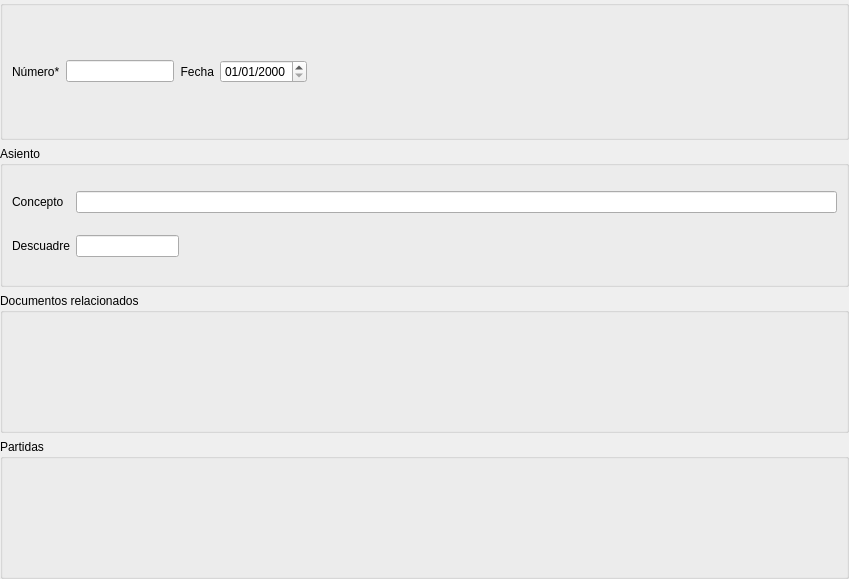
<?xml version="1.0" encoding="UTF-8"?>
<ui version="4.0">
 <class>Form</class>
 <widget class="QWidget" name="Form">
  <property name="geometry">
   <rect>
    <x>0</x>
    <y>0</y>
    <width>849</width>
    <height>579</height>
   </rect>
  </property>
  <property name="windowTitle">
   <string>Form</string>
  </property>
  <layout class="QVBoxLayout" name="verticalLayout">
   <property name="leftMargin">
    <number>0</number>
   </property>
   <property name="topMargin">
    <number>0</number>
   </property>
   <property name="rightMargin">
    <number>0</number>
   </property>
   <property name="bottomMargin">
    <number>0</number>
   </property>
   <item>
    <widget class="QGroupBox" name="groupBox">
     <property name="title">
      <string/>
     </property>
     <layout class="QHBoxLayout" name="horizontalLayout">
      <item>
       <widget class="QLabel" name="label">
        <property name="maximumSize">
         <size>
          <width>75</width>
          <height>16777215</height>
         </size>
        </property>
        <property name="text">
         <string>Número*</string>
        </property>
        <property name="buddy">
         <cstring>db_numero</cstring>
        </property>
       </widget>
      </item>
      <item>
       <widget class="DBNumberEdit" name="db_numero">
        <property name="sizePolicy">
         <sizepolicy hsizetype="Maximum" vsizetype="Fixed">
          <horstretch>0</horstretch>
          <verstretch>0</verstretch>
         </sizepolicy>
        </property>
        <property name="fieldName">
         <string>numero</string>
        </property>
        <property name="dataEditable">
         <bool>true</bool>
        </property>
       </widget>
      </item>
      <item>
       <widget class="QLabel" name="label_2">
        <property name="text">
         <string>Fecha</string>
        </property>
        <property name="alignment">
         <set>Qt::AlignRight|Qt::AlignTrailing|Qt::AlignVCenter</set>
        </property>
        <property name="buddy">
         <cstring>db_fecha</cstring>
        </property>
       </widget>
      </item>
      <item>
       <widget class="DBDateTimeEdit" name="db_fecha">
        <property name="displayFormat">
         <string>dd/MM/yyyy</string>
        </property>
        <property name="fieldName">
         <string>fecha</string>
        </property>
        <property name="dataEditable">
         <bool>true</bool>
        </property>
       </widget>
      </item>
      <item>
       <spacer name="horizontalSpacer_2">
        <property name="orientation">
         <enum>Qt::Horizontal</enum>
        </property>
        <property name="sizeHint" stdset="0">
         <size>
          <width>40</width>
          <height>20</height>
         </size>
        </property>
       </spacer>
      </item>
     </layout>
    </widget>
   </item>
   <item>
    <widget class="QGroupBox" name="groupBox_2">
     <property name="title">
      <string>Asiento</string>
     </property>
     <layout class="QGridLayout" name="gridLayout">
      <item row="0" column="0">
       <widget class="QLabel" name="label_4">
        <property name="text">
         <string>Concepto</string>
        </property>
        <property name="buddy">
         <cstring>db_concepto</cstring>
        </property>
       </widget>
      </item>
      <item row="1" column="0">
       <widget class="QLabel" name="label_3">
        <property name="maximumSize">
         <size>
          <width>100</width>
          <height>16777215</height>
         </size>
        </property>
        <property name="text">
         <string>Descuadre</string>
        </property>
        <property name="buddy">
         <cstring>db_descuadre</cstring>
        </property>
       </widget>
      </item>
      <item row="1" column="1">
       <widget class="DBNumberEdit" name="db_descuadre">
        <property name="sizePolicy">
         <sizepolicy hsizetype="Maximum" vsizetype="Fixed">
          <horstretch>0</horstretch>
          <verstretch>0</verstretch>
         </sizepolicy>
        </property>
        <property name="fieldName">
         <string>descuadre</string>
        </property>
       </widget>
      </item>
      <item row="1" column="2">
       <widget class="QLabel" name="label_5">
        <property name="text">
         <string/>
        </property>
       </widget>
      </item>
      <item row="1" column="3">
       <spacer name="horizontalSpacer">
        <property name="orientation">
         <enum>Qt::Horizontal</enum>
        </property>
        <property name="sizeHint" stdset="0">
         <size>
          <width>644</width>
          <height>20</height>
         </size>
        </property>
       </spacer>
      </item>
      <item row="0" column="1" colspan="3">
       <widget class="DBLineEdit" name="db_concepto">
        <property name="fieldName">
         <string>concepto</string>
        </property>
        <property name="dataEditable">
         <bool>true</bool>
        </property>
       </widget>
      </item>
     </layout>
    </widget>
   </item>
   <item>
    <widget class="QGroupBox" name="groupBox_4">
     <property name="title">
      <string>Documentos relacionados</string>
     </property>
     <layout class="QHBoxLayout" name="horizontalLayout_2">
      <item>
       <widget class="DBLabel" name="db_documento_facturasprov">
        <property name="sizePolicy">
         <sizepolicy hsizetype="Maximum" vsizetype="Preferred">
          <horstretch>0</horstretch>
          <verstretch>0</verstretch>
         </sizepolicy>
        </property>
        <property name="fieldName">
         <string>facturasprov.brother.codfactura</string>
        </property>
        <property name="link">
         <bool>true</bool>
        </property>        
       </widget>
      </item>
      <item>
       <widget class="DBLabel" name="db_documento_facturascli">
        <property name="sizePolicy">
         <sizepolicy hsizetype="Maximum" vsizetype="Preferred">
          <horstretch>0</horstretch>
          <verstretch>0</verstretch>
         </sizepolicy>
        </property>
        <property name="fieldName">
         <string>facturascli.brother.codfactura</string>
        </property>
        <property name="link">
         <bool>true</bool>
        </property>
       </widget>
      </item>
      <item>
       <widget class="DBLabel" name="db_documento_vendi">
        <property name="sizePolicy">
         <sizepolicy hsizetype="Maximum" vsizetype="Preferred">
          <horstretch>0</horstretch>
          <verstretch>0</verstretch>
         </sizepolicy>
        </property>
        <property name="fieldName">
         <string>alepherp_vendi_empenio.brother.codigo_vendi</string>
        </property>
        <property name="link">
         <bool>true</bool>
        </property>
       </widget>
      </item>    
      <item>
       <widget class="DBLabel" name="db_documento_cobrosdevoluciones">
        <property name="sizePolicy">
         <sizepolicy hsizetype="Maximum" vsizetype="Preferred">
          <horstretch>0</horstretch>
          <verstretch>0</verstretch>
         </sizepolicy>
        </property>
        <property name="fieldName">
         <string>cobrosdevoluciones.brother.efectoscobro.father.codigo</string>
        </property>
        <property name="link">
         <bool>true</bool>
        </property>
       </widget>
      </item>      
      <item>
       <widget class="DBLabel" name="db_documento_pagosdevoluciones">
        <property name="sizePolicy">
         <sizepolicy hsizetype="Maximum" vsizetype="Preferred">
          <horstretch>0</horstretch>
          <verstretch>0</verstretch>
         </sizepolicy>
        </property>
        <property name="fieldName">
         <string>pagosdevoluciones.brother.efectospago.father.codigo</string>
        </property>
        <property name="link">
         <bool>true</bool>
        </property>
       </widget>
      </item>      
      
      <item>
       <spacer name="horizontalSpacer_3">
        <property name="orientation">
         <enum>Qt::Horizontal</enum>
        </property>
        <property name="sizeHint" stdset="0">
         <size>
          <width>40</width>
          <height>20</height>
         </size>
        </property>
       </spacer>
      </item>
     </layout>
    </widget>
   </item>
   <item>
    <widget class="QGroupBox" name="groupBox_3">
     <property name="title">
      <string>Partidas</string>
     </property>
     <layout class="QVBoxLayout" name="verticalLayout_2">
      <item>
       <widget class="DBDetailView" name="dbDetailView">
        <property name="focusPolicy">
         <enum>Qt::StrongFocus</enum>
        </property>
        <property name="relationName">
         <string>co_partidas</string>
        </property>
        <property name="dataEditable">
         <bool>true</bool>
        </property>
        <property name="inlineEdit">
         <bool>true</bool>
        </property>
        <property name="allowedEdit">
         <bool>true</bool>
        </property>
        <property name="atRowsEndNewRow">
         <bool>true</bool>
        </property>
        <property name="visibleColumns">
         <string>idsubcuenta;concepto;debe;haber</string>
        </property>
       </widget>
      </item>
     </layout>
    </widget>
   </item>
  </layout>
 </widget>
 <customwidgets>
  <customwidget>
   <class>DBDateTimeEdit</class>
   <extends>QDateTimeEdit</extends>
   <header>widgets/dbdatetimeedit.h</header>
  </customwidget>
  <customwidget>
   <class>DBDetailView</class>
   <extends>QWidget</extends>
   <header>widgets/dbdetailview.h</header>
  </customwidget>
  <customwidget>
   <class>DBLabel</class>
   <extends>QLabel</extends>
   <header>widgets/dblabel.h</header>
  </customwidget>
  <customwidget>
   <class>DBLineEdit</class>
   <extends>QLineEdit</extends>
   <header>widgets/dblineedit.h</header>
  </customwidget>
  <customwidget>
   <class>DBNumberEdit</class>
   <extends>QLineEdit</extends>
   <header>widgets/dbnumberedit.h</header>
  </customwidget>
 </customwidgets>
 <tabstops>
  <tabstop>db_numero</tabstop>
  <tabstop>db_fecha</tabstop>
  <tabstop>db_concepto</tabstop>
  <tabstop>db_descuadre</tabstop>
  <tabstop>dbDetailView</tabstop>
 </tabstops>
 <resources/>
 <connections/>
</ui>
